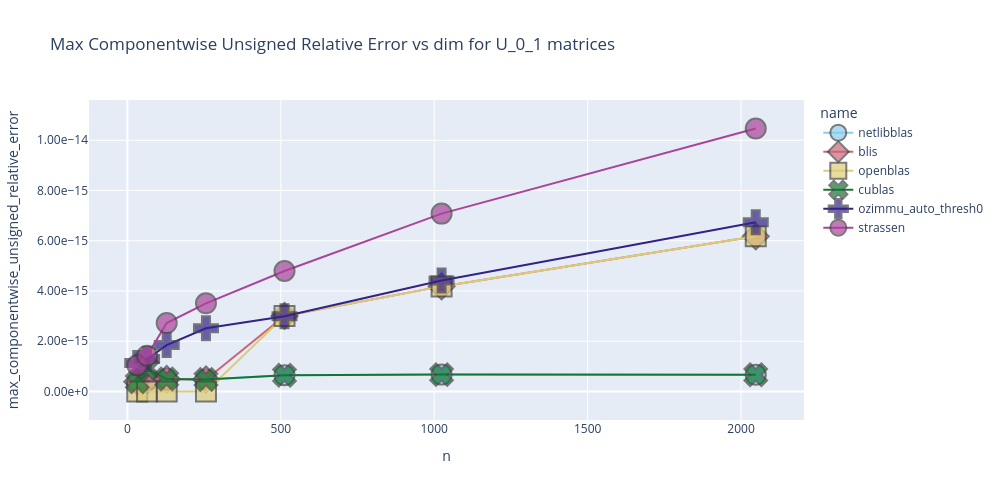
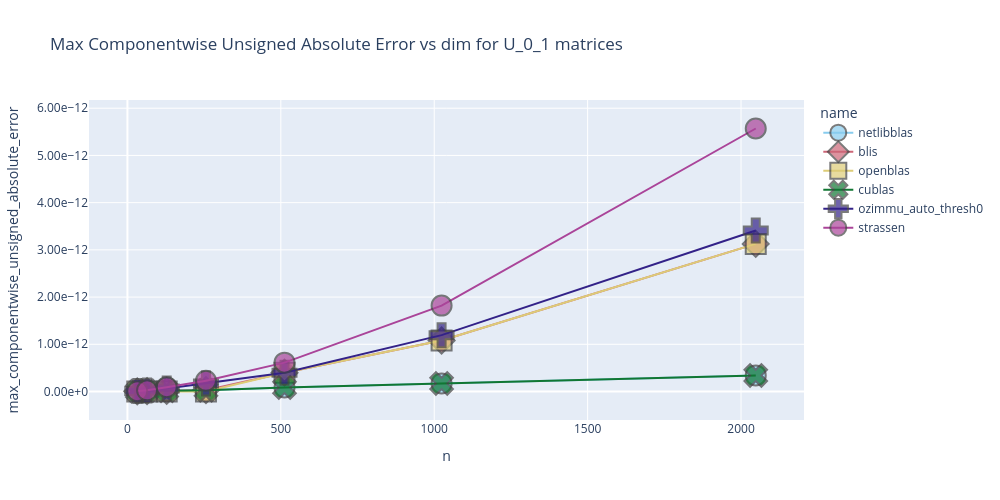

The code cell stored with these charts, in order, in its notebook:
### Markdown cell above
## Baseline 1: A,B ~ U(0,1)

### Code cell
plot_max_componentwise_unsigned_relative_errors_vs_dim("U_0_1")
plot_max_componentwise_unsigned_absolute_errors_vs_dim("U_0_1")

### Figure 1 — Plotly figure (JSON) as saved in the notebook; plotly's stock layout.template omitted (floating-point values rounded to 4 significant figures)
{"data": [{"customdata": [[32, 32], [64, 64], [128, 128], [256, 256], [512, 512], [1024, 1024], [2048, 2048]], "hovertemplate": "name=netlibblas<br>n=%{x}<br>max_componentwise_unsigned_relative_error=%{y}<br>m=%{customdata[0]}<br>k=%{customdata[1]}<extra></extra>", "legendgroup": "netlibblas", "line": {"color": "rgb(136, 204, 238)", "dash": "solid"}, "marker": {"line": {"width": 2}, "opacity": 0.7, "size": 20, "symbol": "circle"}, "mode": "lines+markers", "name": "netlibblas", "orientation": "v", "showlegend": true, "type": "scatter", "x": [32, 64, 128, 256, 512, 1024, 2048], "xaxis": "x", "y": [3.915e-16, 4.307e-16, 4.977e-16, 4.812e-16, 6.477e-16, 6.722e-16, 6.655e-16], "yaxis": "y"}, {"customdata": [[32, 32], [64, 64], [128, 128], [256, 256], [512, 512], [1024, 1024], [2048, 2048]], "hovertemplate": "name=blis<br>n=%{x}<br>max_componentwise_unsigned_relative_error=%{y}<br>m=%{customdata[0]}<br>k=%{customdata[1]}<extra></extra>", "legendgroup": "blis", "line": {"color": "rgb(204, 102, 119)", "dash": "solid"}, "marker": {"line": {"width": 2}, "opacity": 0.7, "size": 20, "symbol": "diamond"}, "mode": "lines+markers", "name": "blis", "orientation": "v", "showlegend": true, "type": "scatter", "x": [32, 64, 128, 256, 512, 1024, 2048], "xaxis": "x", "y": [3.915e-16, 4.307e-16, 4.977e-16, 4.812e-16, 3.009e-15, 4.184e-15, 6.177e-15], "yaxis": "y"}, {"customdata": [[32, 32], [64, 64], [128, 128], [256, 256], [512, 512], [1024, 1024], [2048, 2048]], "hovertemplate": "name=openblas<br>n=%{x}<br>max_componentwise_unsigned_relative_error=%{y}<br>m=%{customdata[0]}<br>k=%{customdata[1]}<extra></extra>", "legendgroup": "openblas", "line": {"color": "rgb(221, 204, 119)", "dash": "solid"}, "marker": {"line": {"width": 2}, "opacity": 0.7, "size": 20, "symbol": "square"}, "mode": "lines+markers", "name": "openblas", "orientation": "v", "showlegend": true, "type": "scatter", "x": [32, 64, 128, 256, 512, 1024, 2048], "xaxis": "x", "y": [0, 0, 0, 0, 3.009e-15, 4.184e-15, 6.177e-15], "yaxis": "y"}, {"customdata": [[32, 32], [64, 64], [128, 128], [256, 256], [512, 512], [1024, 1024], [2048, 2048]], "hovertemplate": "name=cublas<br>n=%{x}<br>max_componentwise_unsigned_relative_error=%{y}<br>m=%{customdata[0]}<br>k=%{customdata[1]}<extra></extra>", "legendgroup": "cublas", "line": {"color": "rgb(17, 119, 51)", "dash": "solid"}, "marker": {"line": {"width": 2}, "opacity": 0.7, "size": 20, "symbol": "x"}, "mode": "lines+markers", "name": "cublas", "orientation": "v", "showlegend": true, "type": "scatter", "x": [32, 64, 128, 256, 512, 1024, 2048], "xaxis": "x", "y": [3.915e-16, 9.309e-16, 4.977e-16, 4.812e-16, 6.477e-16, 6.722e-16, 6.655e-16], "yaxis": "y"}, {"customdata": [[32, 32], [64, 64], [128, 128], [256, 256], [512, 512], [1024, 1024], [2048, 2048]], "hovertemplate": "name=ozimmu_auto_thresh0<br>n=%{x}<br>max_componentwise_unsigned_relative_error=%{y}<br>m=%{customdata[0]}<br>k=%{customdata[1]}<extra></extra>", "legendgroup": "ozimmu_auto_thresh0", "line": {"color": "rgb(51, 34, 136)", "dash": "solid"}, "marker": {"line": {"width": 2}, "opacity": 0.7, "size": 20, "symbol": "cross"}, "mode": "lines+markers", "name": "ozimmu_auto_thresh0", "orientation": "v", "showlegend": true, "type": "scatter", "x": [32, 64, 128, 256, 512, 1024, 2048], "xaxis": "x", "y": [1.139e-15, 1.294e-15, 1.847e-15, 2.519e-15, 2.994e-15, 4.417e-15, 6.738e-15], "yaxis": "y"}, {"customdata": [[32, 32], [64, 64], [128, 128], [256, 256], [512, 512], [1024, 1024], [2048, 2048]], "hovertemplate": "name=strassen<br>n=%{x}<br>max_componentwise_unsigned_relative_error=%{y}<br>m=%{customdata[0]}<br>k=%{customdata[1]}<extra></extra>", "legendgroup": "strassen", "line": {"color": "rgb(170, 68, 153)", "dash": "solid"}, "marker": {"line": {"width": 2}, "opacity": 0.7, "size": 20, "symbol": "circle"}, "mode": "lines+markers", "name": "strassen", "orientation": "v", "showlegend": true, "type": "scatter", "x": [32, 64, 128, 256, 512, 1024, 2048], "xaxis": "x", "y": [1.043e-15, 1.42e-15, 2.727e-15, 3.51e-15, 4.797e-15, 7.081e-15, 1.047e-14], "yaxis": "y"}], "layout": {"height": 500, "legend": {"title": {"text": "name"}, "tracegroupgap": 0}, "title": {"text": "Max Componentwise Unsigned Relative Error vs dim for U_0_1 matrices"}, "width": 1000, "xaxis": {"anchor": "y", "domain": [0, 1], "title": {"text": "n"}}, "yaxis": {"anchor": "x", "domain": [0, 1], "tickformat": ".2e", "title": {"text": "max_componentwise_unsigned_relative_error"}}}}

### Figure 2 — Plotly figure (JSON) as saved in the notebook; plotly's stock layout.template omitted (floating-point values rounded to 4 significant figures)
{"data": [{"customdata": [[32, 32], [64, 64], [128, 128], [256, 256], [512, 512], [1024, 1024], [2048, 2048]], "hovertemplate": "name=netlibblas<br>n=%{x}<br>max_componentwise_unsigned_absolute_error=%{y}<br>m=%{customdata[0]}<br>k=%{customdata[1]}<extra></extra>", "legendgroup": "netlibblas", "line": {"color": "rgb(136, 204, 238)", "dash": "solid"}, "marker": {"line": {"width": 2}, "opacity": 0.7, "size": 20, "symbol": "circle"}, "mode": "lines+markers", "name": "netlibblas", "orientation": "v", "showlegend": true, "type": "scatter", "x": [32, 64, 128, 256, 512, 1024, 2048], "xaxis": "x", "y": [3.553e-15, 7.105e-15, 1.421e-14, 2.842e-14, 8.527e-14, 1.705e-13, 3.411e-13], "yaxis": "y"}, {"customdata": [[32, 32], [64, 64], [128, 128], [256, 256], [512, 512], [1024, 1024], [2048, 2048]], "hovertemplate": "name=blis<br>n=%{x}<br>max_componentwise_unsigned_absolute_error=%{y}<br>m=%{customdata[0]}<br>k=%{customdata[1]}<extra></extra>", "legendgroup": "blis", "line": {"color": "rgb(204, 102, 119)", "dash": "solid"}, "marker": {"line": {"width": 2}, "opacity": 0.7, "size": 20, "symbol": "diamond"}, "mode": "lines+markers", "name": "blis", "orientation": "v", "showlegend": true, "type": "scatter", "x": [32, 64, 128, 256, 512, 1024, 2048], "xaxis": "x", "y": [3.553e-15, 7.105e-15, 1.421e-14, 2.842e-14, 3.979e-13, 1.08e-12, 3.126e-12], "yaxis": "y"}, {"customdata": [[32, 32], [64, 64], [128, 128], [256, 256], [512, 512], [1024, 1024], [2048, 2048]], "hovertemplate": "name=openblas<br>n=%{x}<br>max_componentwise_unsigned_absolute_error=%{y}<br>m=%{customdata[0]}<br>k=%{customdata[1]}<extra></extra>", "legendgroup": "openblas", "line": {"color": "rgb(221, 204, 119)", "dash": "solid"}, "marker": {"line": {"width": 2}, "opacity": 0.7, "size": 20, "symbol": "square"}, "mode": "lines+markers", "name": "openblas", "orientation": "v", "showlegend": true, "type": "scatter", "x": [32, 64, 128, 256, 512, 1024, 2048], "xaxis": "x", "y": [0, 0, 0, 0, 3.979e-13, 1.08e-12, 3.126e-12], "yaxis": "y"}, {"customdata": [[32, 32], [64, 64], [128, 128], [256, 256], [512, 512], [1024, 1024], [2048, 2048]], "hovertemplate": "name=cublas<br>n=%{x}<br>max_componentwise_unsigned_absolute_error=%{y}<br>m=%{customdata[0]}<br>k=%{customdata[1]}<extra></extra>", "legendgroup": "cublas", "line": {"color": "rgb(17, 119, 51)", "dash": "solid"}, "marker": {"line": {"width": 2}, "opacity": 0.7, "size": 20, "symbol": "x"}, "mode": "lines+markers", "name": "cublas", "orientation": "v", "showlegend": true, "type": "scatter", "x": [32, 64, 128, 256, 512, 1024, 2048], "xaxis": "x", "y": [3.553e-15, 1.421e-14, 1.421e-14, 2.842e-14, 8.527e-14, 1.705e-13, 3.411e-13], "yaxis": "y"}, {"customdata": [[32, 32], [64, 64], [128, 128], [256, 256], [512, 512], [1024, 1024], [2048, 2048]], "hovertemplate": "name=ozimmu_auto_thresh0<br>n=%{x}<br>max_componentwise_unsigned_absolute_error=%{y}<br>m=%{customdata[0]}<br>k=%{customdata[1]}<extra></extra>", "legendgroup": "ozimmu_auto_thresh0", "line": {"color": "rgb(51, 34, 136)", "dash": "solid"}, "marker": {"line": {"width": 2}, "opacity": 0.7, "size": 20, "symbol": "cross"}, "mode": "lines+markers", "name": "ozimmu_auto_thresh0", "orientation": "v", "showlegend": true, "type": "scatter", "x": [32, 64, 128, 256, 512, 1024, 2048], "xaxis": "x", "y": [1.066e-14, 2.132e-14, 6.395e-14, 1.705e-13, 3.979e-13, 1.194e-12, 3.411e-12], "yaxis": "y"}, {"customdata": [[32, 32], [64, 64], [128, 128], [256, 256], [512, 512], [1024, 1024], [2048, 2048]], "hovertemplate": "name=strassen<br>n=%{x}<br>max_componentwise_unsigned_absolute_error=%{y}<br>m=%{customdata[0]}<br>k=%{customdata[1]}<extra></extra>", "legendgroup": "strassen", "line": {"color": "rgb(170, 68, 153)", "dash": "solid"}, "marker": {"line": {"width": 2}, "opacity": 0.7, "size": 20, "symbol": "circle"}, "mode": "lines+markers", "name": "strassen", "orientation": "v", "showlegend": true, "type": "scatter", "x": [32, 64, 128, 256, 512, 1024, 2048], "xaxis": "x", "y": [7.105e-15, 2.487e-14, 9.237e-14, 2.274e-13, 6.111e-13, 1.819e-12, 5.571e-12], "yaxis": "y"}], "layout": {"height": 500, "legend": {"title": {"text": "name"}, "tracegroupgap": 0}, "title": {"text": "Max Componentwise Unsigned Absolute Error vs dim for U_0_1 matrices"}, "width": 1000, "xaxis": {"anchor": "y", "domain": [0, 1], "title": {"text": "n"}}, "yaxis": {"anchor": "x", "domain": [0, 1], "tickformat": ".2e", "title": {"text": "max_componentwise_unsigned_absolute_error"}}}}
